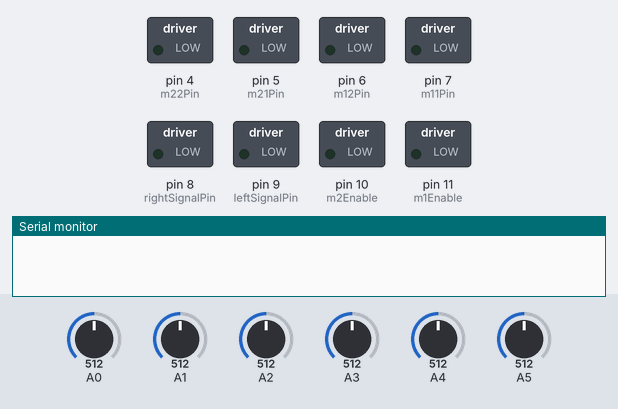
Simulated run of this sketch. Board: Arduino Uno, built with avr-gcc and run on an emulated ATmega328P. Parts: switched loads named in the sketch (green lamp = pin HIGH), the last lines printed to the serial monitor. The test bench sets the inputs (shaded band); at power-on: A0 = 512, A1 = 512, A2 = 512, A3 = 512, A4 = 512, A5 = 512.

Above: at 0.1 s.
At 0.6 s:
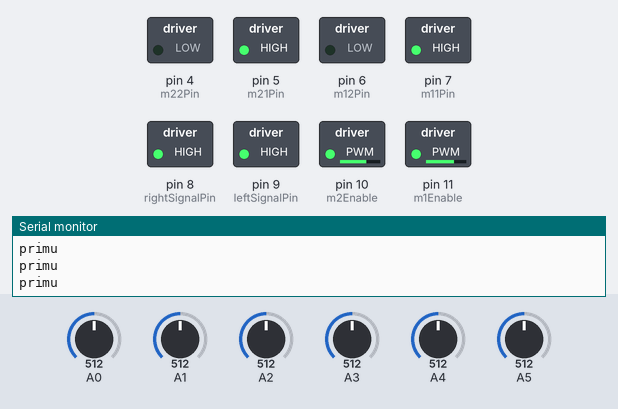
At 5.6 s:
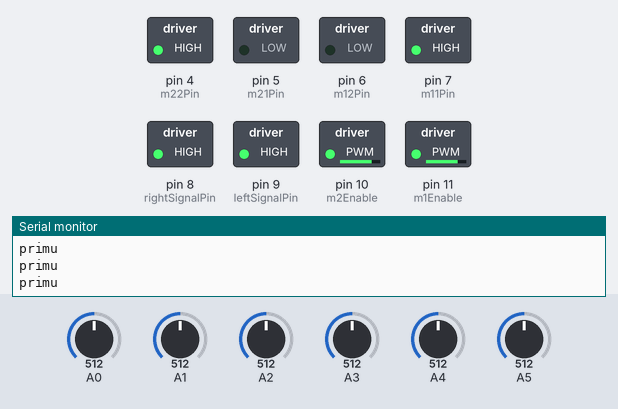
Timing chart, 0 to 7.1 s (numbered marks = the images above):
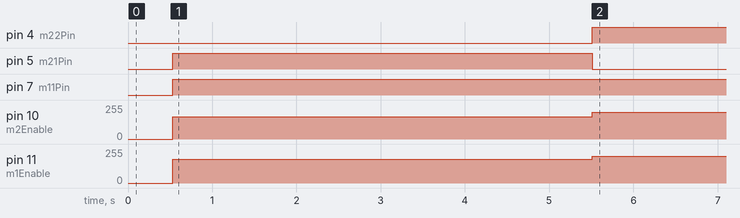

The sketch:

line_follower.ino
```cpp
#include <QTRSensors.h>
const int m11Pin = 7;
const int m12Pin = 6;
const int m21Pin = 5;
const int m22Pin = 4;
const int m1Enable = 11;
const int m2Enable = 10;

int m1Speed = 0;
int m2Speed = 0;


float kp = 0.0783;
float ki = 0;
float kd = 0.28457;
float factor = 1;


float p = 0;
int i = 0;
int d = 0;

int error = 0;
int lastError = 0;

const int maxSpeed = 255;
const int minSpeed = -255;

const int baseSpeed = 201;

QTRSensors qtr;

const int sensorCount = 6;
int sensorValues[sensorCount];
int sensors[sensorCount] = {0, 0, 0, 0, 0, 0};

const byte leftSignalPin = 9;
const byte rightSignalPin = 8;

unsigned long calibrationDuration = 5000;
unsigned long startTime = 0;
bool calibrationDirection = 0;
int calibrationSpeed = 177;
bool needsChange = true;
const unsigned long noChangeInterval = 400;
unsigned long changedTime = 0;

int m2SpeedCopy = 0;

bool carState = 0;
const bool calibrationState = 0;
const bool runState = 1;

void setup() {

  Serial.begin(9600);

  // pinMode setup
  pinMode(m11Pin, OUTPUT);
  pinMode(m12Pin, OUTPUT);
  pinMode(m21Pin, OUTPUT);
  pinMode(m22Pin, OUTPUT);
  pinMode(m1Enable, OUTPUT);
  pinMode(m2Enable, OUTPUT);
  pinMode(leftSignalPin, OUTPUT);
  pinMode(rightSignalPin, OUTPUT);

  qtr.setTypeAnalog();
  qtr.setSensorPins((const uint8_t[]){A0, A1, A2, A3, A4, A5}, sensorCount);

  // delay for turning on the battery
  delay(500);
  startTime = millis();
  digitalWrite(leftSignalPin, HIGH);
  digitalWrite(rightSignalPin, HIGH);
}

void loop() {
  if(carState == calibrationState) {
    // calibration for the sensor
    calibration();
  }
  else if(carState == runState) {
    // following the line
    run();
  }
}

// this function calibrates the values for the sensor dynamically based on real-time reading values
void calibration() {
  qtr.calibrate();
  qtr.read(sensorValues);

  if(millis() - changedTime > noChangeInterval) {
    needsChange = true;
    for(int i = 0; i < 6; i++) {
      if(sensorValues[i] > 500) {
        needsChange = false;
      }
    }
    Serial.println("primu");
  }

  if(needsChange) {
    calibrationDirection = !calibrationDirection;
    needsChange = false;
    changedTime = millis();
  }

  if(calibrationDirection == 0) {
    setMotorSpeed(calibrationSpeed, -calibrationSpeed + 10);
  }
  else {
    setMotorSpeed(-calibrationSpeed - 10, calibrationSpeed);
  }

  if(millis() - startTime >= calibrationDuration) {
    carState = runState;
    setMotorSpeed(0, 0);
  }
}

void run() {
  float error = map(qtr.readLineBlack(sensorValues), 0, 5000, -2500, 2500);

  p = error;
  i = i + error;
  d = error - lastError;
  lastError = error;

  int motorSpeed = abs(kp * p + ki * i + kd * d);

  m1Speed = baseSpeed;
  m2Speed = baseSpeed;

  if (error < 0) {
    m1Speed -= motorSpeed;
    m2Speed += motorSpeed;
  }
  else if (error > 0) {
    m2Speed -= motorSpeed;
    m1Speed += motorSpeed;
  }

  normalizeSpeed();
  m1Speed = constrain(m1Speed, minSpeed, maxSpeed);
  m2Speed = constrain(m2Speed, minSpeed, maxSpeed);

  setMotorSpeed(m1Speed, m2Speed);
}

// this function reduces speed errors by extracting the excess value speed of a motor and reduces it from the other one
void normalizeSpeed() {
  m2SpeedCopy = m2Speed;

  if(m1Speed > 255) {
    m2Speed -= (m1Speed - 255) * factor;
  }
  if(m2SpeedCopy > 255) {
    m1Speed -= (m2SpeedCopy - 255) * factor;
  }
}

// each arguments takes values between -255 and 255. The negative values represent the motor speed in reverse.
void setMotorSpeed(int motor1Speed, int motor2Speed) {
   motor2Speed = -motor2Speed;
  if (motor1Speed == 0) {
    digitalWrite(m11Pin, LOW);
    digitalWrite(m12Pin, LOW);
    analogWrite(m1Enable, motor1Speed);
  }
  else {
    if (motor1Speed > 0) {
      digitalWrite(m11Pin, HIGH);
      digitalWrite(m12Pin, LOW);
      analogWrite(m1Enable, motor1Speed);
    }
    if (motor1Speed < 0) {
      digitalWrite(m11Pin, LOW);
      digitalWrite(m12Pin, HIGH);
      analogWrite(m1Enable, -motor1Speed);
    }
  }
  if (motor2Speed == 0) {
    digitalWrite(m21Pin, LOW);
    digitalWrite(m22Pin, LOW);
    analogWrite(m2Enable, motor2Speed);
  }
  else {
    if (motor2Speed > 0) {
      digitalWrite(m21Pin, HIGH);
      digitalWrite(m22Pin, LOW);
      analogWrite(m2Enable, motor2Speed);
    }
    if (motor2Speed < 0) {
      digitalWrite(m21Pin, LOW);
      digitalWrite(m22Pin, HIGH);
      analogWrite(m2Enable, -motor2Speed);
    }
  }
}
```

Measured:
- by itself, pin 4 (m22Pin): LOW → HIGH at 5.5 s
- by itself, pin 5 (m21Pin): LOW → HIGH at 0.53 s, → LOW 5.0 s later
- by itself, pin 7 (m11Pin): LOW → HIGH at 0.53 s
- by itself, pin 10 (m2Enable): 0/255 → 167/255 at 0.53 s, → 201/255 5.0 s later
- by itself, pin 11 (m1Enable): 0/255 → 177/255 at 0.53 s, → 201/255 5.0 s later
